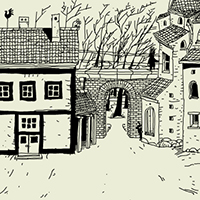
%> input picture image/daymaretown_3.jpg, 200 x 200 px
$ octave kadai10.m   (GNU Octave 9; MATLAB toolbox functions it lacks are replaced by stand-ins)
%> lines starting %> are read from the running program, lines starting %| are printed output that depends on the picture; in (x1, y1, x2, y2) boxes, pixels count from 0 and x2, y2 are one past the last pixel; in counts of white or black regions, pixels touching at a corner belong together; the program's own positions count from 1

% 課題10 画像のエッジ抽出
% 次のプログラムを参考にして，エッジ抽出を体験せよ．
% 各自，Lenna以外の画像を用いよ．
% 例

ORG = imread('daymaretown_3.jpg'); % 原画像の入力
%> ORG is the input picture: size 200x200x3 uint8; mean R, G, B 179.2, 180.6, 164.7
ORG = rgb2gray(ORG); %カラーからグレイへの変換
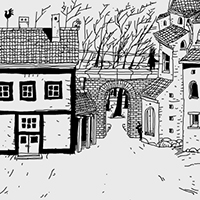
%> ORG: size 200x200 uint8; min 0, max 255, mean 178.5
imagesc(ORG); colormap('gray'); colorbar;% 画像表示
pause; % 一時停止

IMG = edge(ORG,'prewitt'); % エッジ抽出（プレウィット法）
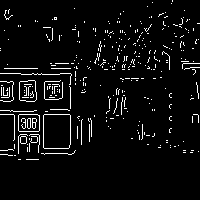
%> IMG: size 200x200 logical; 5.1% white in thin lines or dots, all inside (x1, y1, x2, y2) = (0, 0, 200, 160)
imagesc(IMG); colormap('gray'); colorbar;% 画像表示
pause; % 一時停止

IMG = edge(ORG,'sobel'); % エッジ抽出（ソベル法）
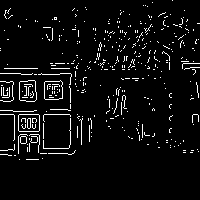
%> IMG: size 200x200 logical; 5.2% white in thin lines or dots, all inside (x1, y1, x2, y2) = (0, 0, 200, 160)
imagesc(IMG); colormap('gray'); colorbar;% 画像表示
pause; % 一時停止

IMG = edge(ORG,'canny'); % エッジ抽出（キャニー法）
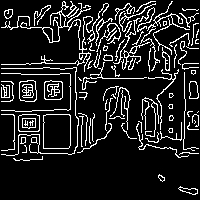
%> IMG: size 200x200 logical; 13.2% white in thin lines or dots
imagesc(IMG); colormap('gray'); colorbar;% 画像表示
pause; % 一時停止
